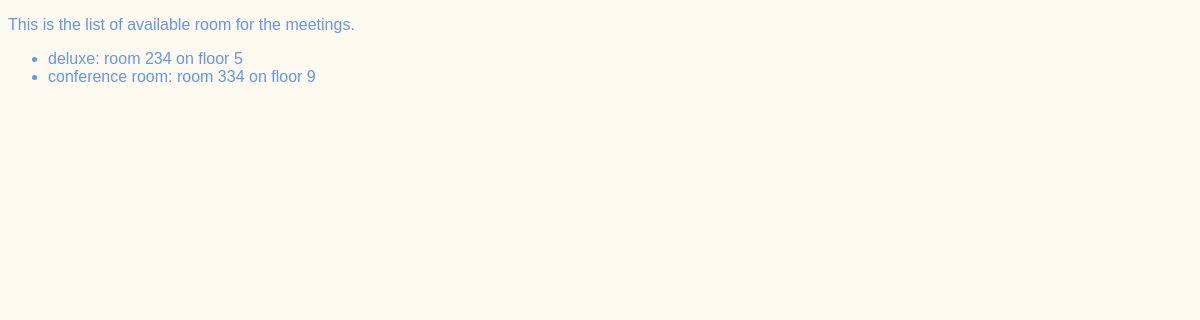
The page /meetings/rooms on the database as committed earlier.
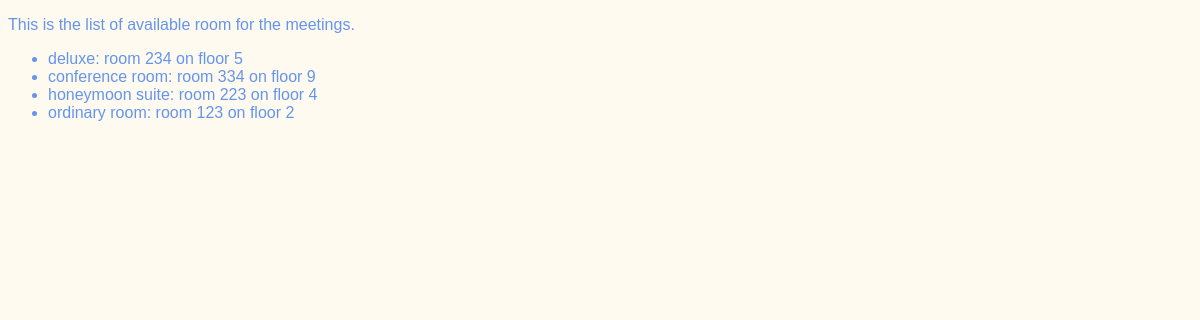
The same page on the database as committed later.
### meetings/models.py (models this page shows)
class Room(models.Model):
    name = models.CharField(max_length=50)
    floor = models.IntegerField()
    room_number =models.IntegerField()
    def __str__(self):
        return f"{self.name}: room {self.room_number} on floor {self.floor}"

### meetings/views.py (the view)
# urls.py: path('rooms', views.rooms_list, name='rooms'),
def rooms_list(request):
    return render(request, 'meetings/rooms_list.html',{'rooms':Room.objects.all()})

### meetings/templates/meetings/rooms_list.html (shortened to what this page needs)
{% extends 'base.html' %}
{% block content %}
    <p>This is the list of available room for the meetings.</p>
    <ul>
        {% for room in rooms %}
            <li>
                {{room}}
            </li>
        {% endfor%}
    </ul>
{% endblock %}

### website/templates/base.html (shortened to what this page needs)
{% load static %}
<!DOCTYPE html>
<html lang="en">
<head>
    <link rel="stylesheet" href="{% static 'website/style.css' %}">
</head>
<body>
    {% block content %}
    {% endblock %}
</body>
</html>

### website/static/website/style.css (style rules this page uses)
body { font-family: sans-serif; color: cornflowerblue; background-color: floralwhite; }

Rows that differ between the two databases and show on the page:
added Room: name+room_number+floor "honeymoon suite: room 223 on floor 4"
added Room: name+room_number+floor "ordinary room: room 123 on floor 2"
